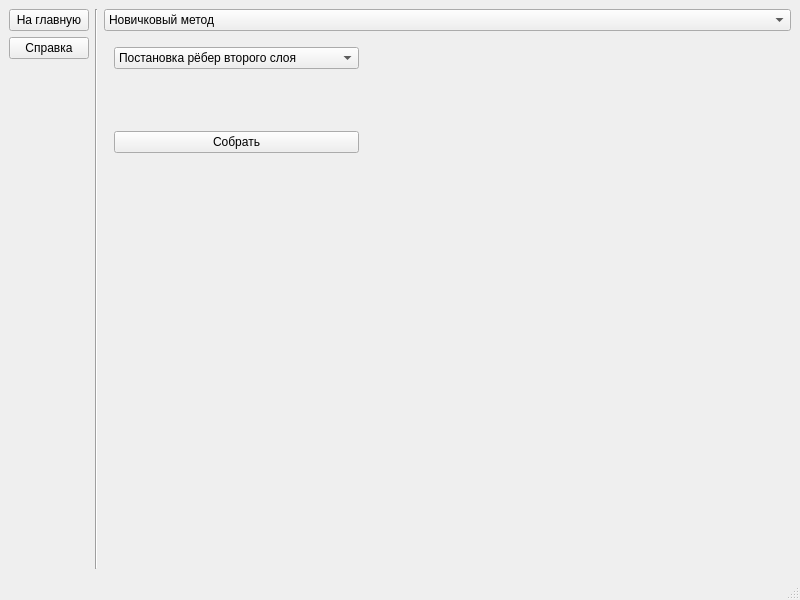
<?xml version="1.0" encoding="UTF-8"?>
<ui version="4.0">
 <class>MainWindow</class>
 <widget class="QMainWindow" name="MainWindow">
  <property name="geometry">
   <rect>
    <x>0</x>
    <y>0</y>
    <width>800</width>
    <height>600</height>
   </rect>
  </property>
  <property name="windowTitle">
   <string>MainWindow</string>
  </property>
  <widget class="QWidget" name="centralwidget">
   <layout class="QHBoxLayout" name="horizontalLayout_2">
    <item>
     <layout class="QVBoxLayout" name="verticalLayout" stretch="0,0,0">
      <property name="sizeConstraint">
       <enum>QLayout::SetFixedSize</enum>
      </property>
      <item>
       <widget class="QPushButton" name="main_button">
        <property name="text">
         <string>На главную</string>
        </property>
       </widget>
      </item>
      <item>
       <widget class="QPushButton" name="reference_button">
        <property name="text">
         <string>Справка</string>
        </property>
       </widget>
      </item>
      <item>
       <spacer name="verticalSpacer">
        <property name="orientation">
         <enum>Qt::Vertical</enum>
        </property>
        <property name="sizeHint" stdset="0">
         <size>
          <width>20</width>
          <height>40</height>
         </size>
        </property>
       </spacer>
      </item>
     </layout>
    </item>
    <item>
     <widget class="Line" name="line">
      <property name="orientation">
       <enum>Qt::Vertical</enum>
      </property>
     </widget>
    </item>
    <item>
     <layout class="QVBoxLayout" name="verticalLayout_3">
      <item>
       <layout class="QVBoxLayout" name="verticalLayout_2">
        <item>
         <layout class="QHBoxLayout" name="horizontalLayout">
          <item>
           <widget class="QComboBox" name="comboBox_2">
            <item>
             <property name="text">
              <string>Новичковый метод</string>
             </property>
            </item>
            <item>
             <property name="text">
              <string>Метод Фридрих (CFOP)</string>
             </property>
            </item>
           </widget>
          </item>
         </layout>
        </item>
        <item>
         <widget class="QStackedWidget" name="stackedWidget_2">
          <property name="currentIndex">
           <number>0</number>
          </property>
          <widget class="QWidget" name="page_5">
           <widget class="QWidget" name="layoutWidget_3">
            <property name="geometry">
             <rect>
              <x>10</x>
              <y>10</y>
              <width>245</width>
              <height>106</height>
             </rect>
            </property>
            <layout class="QVBoxLayout" name="verticalLayout_6">
             <item>
              <widget class="QComboBox" name="base_algorithm_showing_box">
               <item>
                <property name="text">
                 <string>Постановка рёбер второго слоя</string>
                </property>
               </item>
               <item>
                <property name="text">
                 <string>Точка (верхний слой)</string>
                </property>
               </item>
               <item>
                <property name="text">
                 <string>Палка (верхний слой)</string>
                </property>
               </item>
               <item>
                <property name="text">
                 <string>Галка (верхний слой)</string>
                </property>
               </item>
               <item>
                <property name="text">
                 <string>Расставление рёбер (верхний слой)</string>
                </property>
               </item>
               <item>
                <property name="text">
                 <string>Расставление углов</string>
                </property>
               </item>
               <item>
                <property name="text">
                 <string>Разворот углов</string>
                </property>
               </item>
              </widget>
             </item>
             <item>
              <spacer name="verticalSpacer_4">
               <property name="orientation">
                <enum>Qt::Vertical</enum>
               </property>
               <property name="sizeHint" stdset="0">
                <size>
                 <width>20</width>
                 <height>40</height>
                </size>
               </property>
              </spacer>
             </item>
             <item>
              <widget class="QPushButton" name="base_algorithm_showing_button">
               <property name="text">
                <string>Собрать</string>
               </property>
              </widget>
             </item>
            </layout>
           </widget>
          </widget>
          <widget class="QWidget" name="page_6">
           <widget class="QWidget" name="layoutWidget_4">
            <property name="geometry">
             <rect>
              <x>10</x>
              <y>10</y>
              <width>245</width>
              <height>106</height>
             </rect>
            </property>
            <layout class="QVBoxLayout" name="verticalLayout_7">
             <item>
              <widget class="QComboBox" name="base_algorithm_showing_box_2"/>
             </item>
             <item>
              <spacer name="verticalSpacer_5">
               <property name="orientation">
                <enum>Qt::Vertical</enum>
               </property>
               <property name="sizeHint" stdset="0">
                <size>
                 <width>20</width>
                 <height>40</height>
                </size>
               </property>
              </spacer>
             </item>
             <item>
              <widget class="QPushButton" name="CFOP_algorithm_showing_butto">
               <property name="text">
                <string>Собрать</string>
               </property>
              </widget>
             </item>
            </layout>
           </widget>
          </widget>
         </widget>
        </item>
       </layout>
      </item>
     </layout>
    </item>
   </layout>
  </widget>
  <widget class="QMenuBar" name="menubar">
   <property name="geometry">
    <rect>
     <x>0</x>
     <y>0</y>
     <width>800</width>
     <height>26</height>
    </rect>
   </property>
  </widget>
  <widget class="QStatusBar" name="statusbar"/>
 </widget>
 <resources/>
 <connections/>
</ui>
